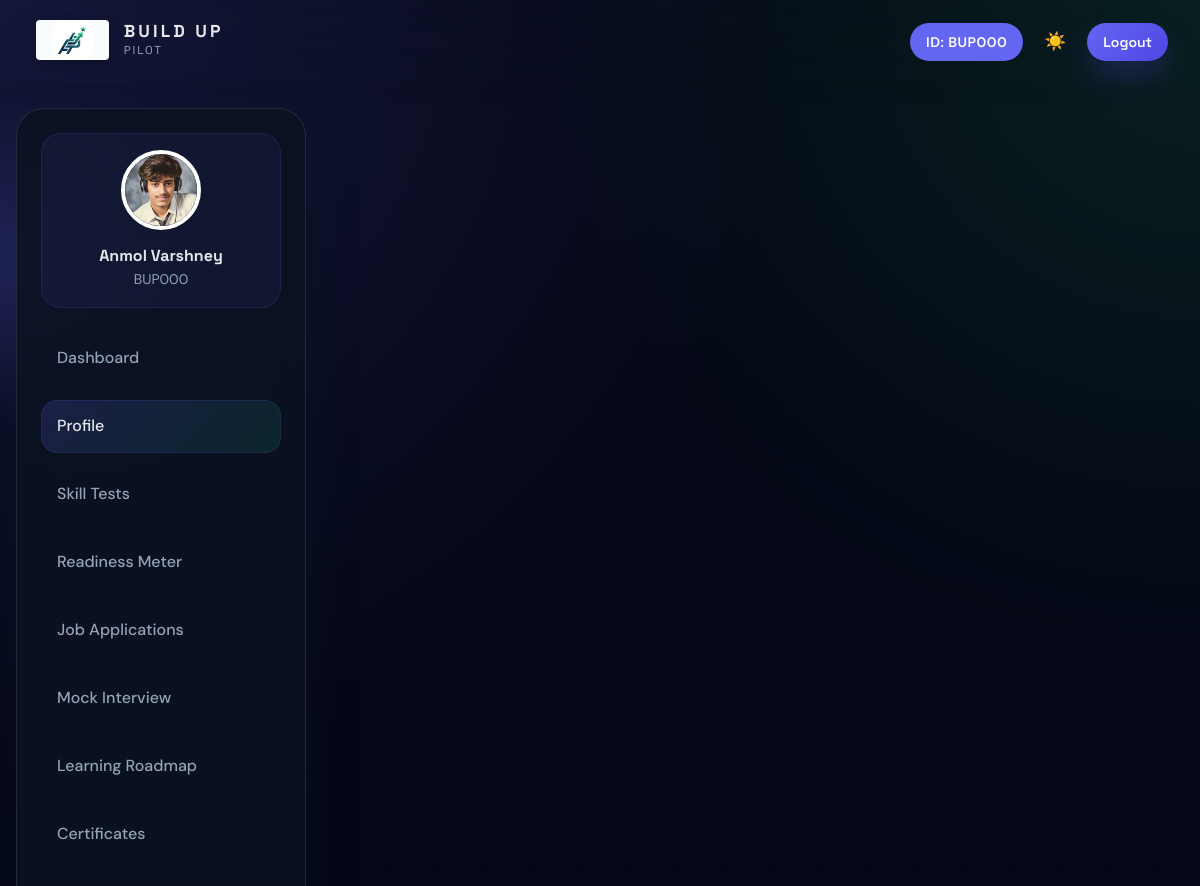
Page /student/profile (signed in, upper part) on the earlier database version.
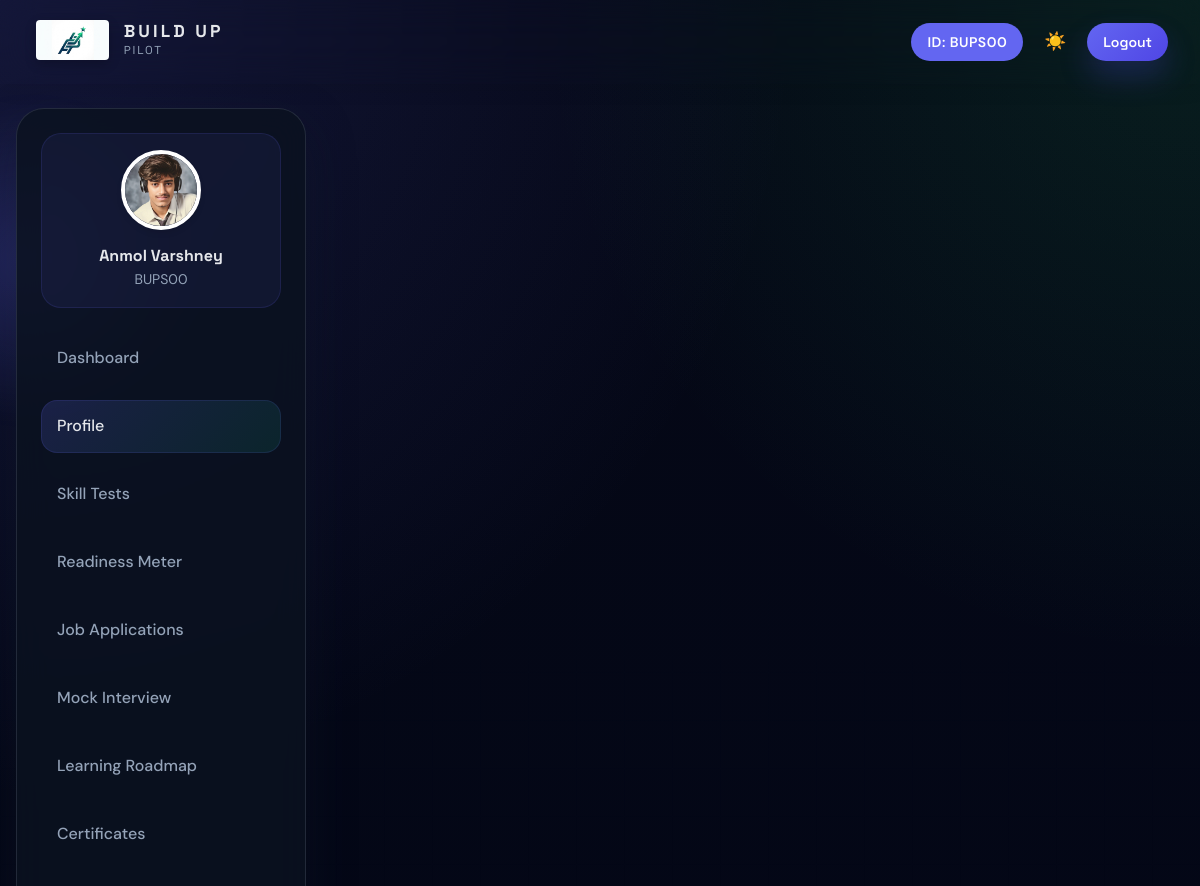
Same page on the later database version.
### models.py (models this page shows, shortened)
class User(UserMixin, db.Model):
    __tablename__ = 'users'
    id = db.Column(db.Integer, primary_key=True)
    student_id = db.Column(db.String(20), unique=True)
    email = db.Column(db.String(120), unique=True, nullable=False)
    password_hash = db.Column(db.String(60), nullable=False)
    role = db.Column(db.String(20), nullable=False, default='student')
    mobile = db.Column(db.String(15))
    otp = db.Column(db.String(6))
    otp_expires = db.Column(db.DateTime)
    is_verified = db.Column(db.Boolean, default=False)
    created_at = db.Column(db.DateTime, default=datetime.utcnow)
    active = db.Column(db.Boolean, default=True)
    company_id = db.Column(db.String(100))
    company_id_image_path = db.Column(db.String(200))
    company_id_status = db.Column(db.String(20), default='pending_verification')
    company_id_verified_at = db.Column(db.DateTime)
    company_id_verified_by = db.Column(db.Integer, db.ForeignKey('users.id'))
    company_name = db.Column(db.String(120))
    recruiter_request_email = db.Column(db.String(120))
    recruiter_request_otp = db.Column(db.String(6))
    recruiter_request_otp_expires = db.Column(db.DateTime)
    recruiter_request_decline_count = db.Column(db.Integer, default=0)
    recruiter_request_last_submitted_at = db.Column(db.DateTime)
    recruiter_request_last_notification = db.Column(db.Text)
    profile_image_path = db.Column(db.String(200))
    first_name = db.Column(db.String(50))
    last_name = db.Column(db.String(50))
    profession = db.Column(db.String(100))
    linkedin = db.Column(db.String(200))
    github = db.Column(db.String(200))
    aadhaar_number = db.Column(db.String(12))
    is_aadhaar_verified = db.Column(db.Boolean, default=False)
    @property
    def is_active(self):
        return self.active
    profile = db.relationship('StudentProfile', backref='user', uselist=False)
    applications = db.relationship('Application', backref='user')
    tickets = db.relationship('SupportTicket', backref='user')
    skill_tests = db.relationship('SkillTest', backref='user')

### routes.py (the view, shortened to what this page needs)
@student.route('/profile', methods=['GET', 'POST'])
@login_required
@role_required('student')
def profile():
    profile = StudentProfile.query.filter_by(user_id=current_user.id).first()
    resume_abs_path, _ = _resolve_resume_file(profile)
    return render_template('student/profile.html', profile=profile, resume_available=bool(resume_abs_path))

### app.py (called while the page is built)
@login_manager.user_loader
def load_user(user_id):
    from models import User
    return User.query.get(int(user_id))

### routes.py (called while the page is built)
def role_required(*roles):
    def decorator(f):
        @wraps(f)
        def decorated_function(*args, **kwargs):
            if not current_user.is_authenticated or current_user.role not in roles:
                flash('Access denied. Insufficient permissions.', 'danger')
                return redirect(url_for('auth.login'))
            if (
                current_user.role == 'recruiter'
                and 'recruiter' in roles
                and not _is_recruiter_admin_approved(current_user)
                and request.endpoint != 'recruiter.profile'
            ):
                flash('Your recruiter access is waiting for admin approval.', 'warning')
                return redirect(url_for('recruiter.profile'))
            return f(*args, **kwargs)
        return decorated_function
    return decorator

### templates/student/profile.html (shortened to what this page needs)
{% extends 'base.html' %}
{% block content %}
<div class="dashboard">
    <aside class="sidebar">
        <div style="text-align: center; margin-bottom: 2rem;">
            {% if profile and profile.profile_image_path %}
            <img src="{{ url_for('static', filename='uploads/' + profile.profile_image_path) }}" alt="Profile Photo" class="profile-avatar">
            {% endif %}
            <h4>{{ profile.first_name if profile else '' }} {{ profile.last_name if profile else '' }}</h4>
            <p style="color: var(--gray); font-size: 0.875rem;">{{ current_user.student_id if current_user.student_id else '' }}</p>
        </div>
        <ul class="sidebar-menu">
            <li><a href="{{ url_for('student.dashboard') }}">Dashboard</a></li>
            <li><a href="{{ url_for('student.profile') }}" class="active">Profile</a></li>
            <li><a href="{{ url_for('student.tests') }}">Skill Tests</a></li>
            <li><a href="{{ url_for('student.readiness') }}">Readiness Meter</a></li>
            <li><a href="{{ url_for('student.applications') }}">Job Applications</a></li>
            <li><a href="{{ url_for('student.mock_interview') }}">Mock Interview</a></li>
            <li><a href="{{ url_for('student.roadmap') }}">Learning Roadmap</a></li>
            <li><a href="{{ url_for('student.certificates') }}">Certificates</a></li>
            <li><a href="{{ url_for('student.discussions') }}">Discussions</a></li>
        </ul>
    </aside>
    <main class="main-content">
    </main>
</div>
{% endblock %}

### templates/base.html (shortened to what this page needs)
<!DOCTYPE html>
<html lang="en">
<head>
    <link rel="stylesheet" href="{{ url_for('static', filename='css/style.css') }}?v={{ 123456 }}">
    <link rel="stylesheet" href="{{ url_for('static', filename='css/header.css') }}">
    <link rel="stylesheet" href="{{ url_for('static', filename='css/password-toggle.css') }}">
</head>
<body class="portal-body">
    <div class="portal-bg portal-bg-grid"></div>
    <div class="portal-site-shell">
        <header class="app-header">
            <div class="header-left">
                <a href="{{ url_for('main.index') }}" class="logo">
                    <img src="{{ url_for('static', filename='Image/buildup-logo.jpeg') }}" alt="Build Up Pilot" />
                </a>
            </div>
            <div class="header-right">
                {% if current_user.is_authenticated and current_user.student_id %}
                <span class="student-id-chip">
                    ID: {{ current_user.student_id }}
                </span>
                {% endif %}
                <button id="themeToggle" class="theme-toggle-btn" type="button" aria-label="Toggle theme" title="Toggle dark/light mode">
                    <span id="iconLight" class="icon-theme">☀️</span>
                </button>
                {% if current_user.is_authenticated %}
                    <a href="{{ url_for('auth.logout') }}" class="btn btn-sm btn-success">Logout</a>
                {% elif request.endpoint in ['auth.login', 'auth.signup', 'auth.register'] %}
                {% else %}
                    <a href="{{ url_for('auth.login') }}" class="btn btn-sm btn-outline">Login</a>
                    <a href="{{ url_for('auth.signup') }}" class="btn btn-sm btn-primary">Sign up</a>
                {% endif %}
            </div>
        </header>
        {% block content %}{% endblock %}
    </div>
</body>
</html>

Differences in the rows shown:
changed User: student_id "BUP000" → "BUPS00"; student "BUP000" → "BUPS00"
